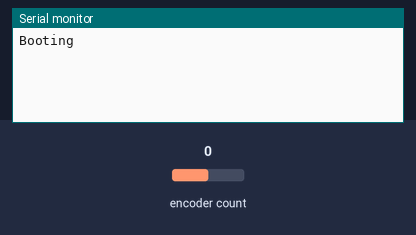
Recording of a sketch running on a simulated ESP32. On the bench: the last lines printed to the serial monitor. Inputs (shaded band) come from the test bench; at power-on: encoder count 0.

Above: at 1.2 s.
1.3 s: encoder count set to 1
At 2.5 s:
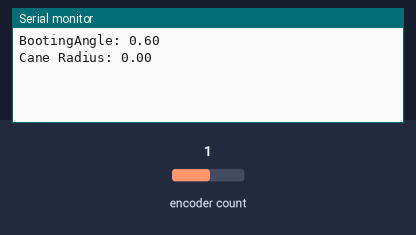
2.8 s: encoder count set to 2
At 3.8 s:
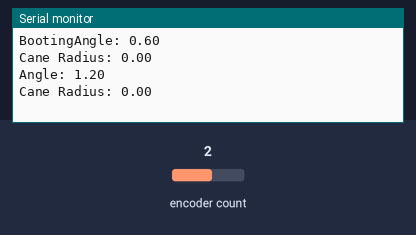

The sketch:

encoder_test.ino
```cpp
#include <Encoder.h>
#include <math.h>

// Encoder pins
const int pinA = 2; // Adjust according to your ESP32 setup
const int pinB = 3;

Encoder myEncoder(pinA, pinB);

long prevPosition = 0; // Store the last encoder position
int probe = 4;

void setup() {
  Serial.print("Booting");
  Serial.begin(9600); // Start serial communication
}

void loop() {
  long newPosition = myEncoder.read(); // Read the current encoder position

  // Calculate the angle
  // Each pulse represents 0.6 degrees (360 / 600)
  float angle = (newPosition * 360.0) / 2400.0;
  float rad = probe - probe*cos(angle*M_PI/180);

  // For demonstration, let's just print the angle when it changes significantly
  if (abs(newPosition - prevPosition) > 1) { // Adjust sensitivity as needed
    Serial.print("Angle: ");
    Serial.println(angle, 2); // Print angle with 2 decimal places for precision
    Serial.print("Cane Radius: ");
    Serial.println(rad, 2); // Print angle with 2 decimal places for precision
    prevPosition = newPosition; // Update the previous position
  }

  delay(100); // Delay to manage loop execution and serial print speed
}
```

Measured:
- after the input at 1.3 s, the serial monitor: prints a new line at once (image 1)
- after the input at 2.8 s, the serial monitor: prints a new line at once (image 2)
